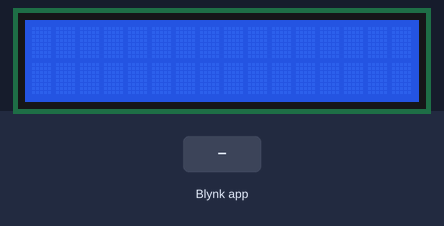
Bench run of a sketch on a simulated ESP8266 (NodeMCU). Parts: 16×2 character LCD. The test bench sets the inputs (shaded band). WiFi joins after 1.5 s; servers stay silent unless stated; what the sketch prints to the serial monitor is not drawn.

Above: at 3.0 s.
3.1 s: Blynk app writes 1 to V5
At 3.8 s:
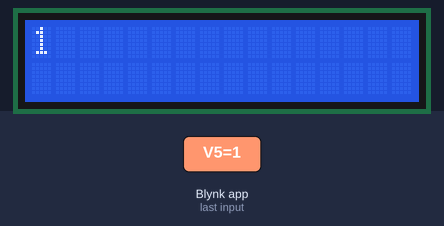
4.6 s: Blynk app writes 0 to V5
At 5.0 s:
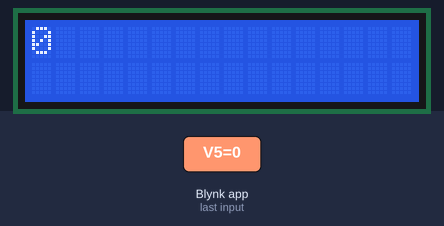
Timing chart, 0 to 7.6 s (numbered marks = the images above; inputs shaded):
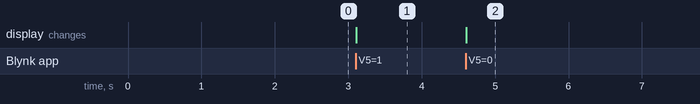

Measured:
- after the input at 3.1 s, the display: changes at once (image 1)
- after the input at 4.6 s, the display: changes at once (image 2)

The sketch:

blynkWithLCD_ESP8266.ino
```cpp
/***
 * WIRING LCD TO THE ESP8266
 * GND TO GND
 * VCC TO VIN
 * SDA TO GPIO4(D2)
 * SCL TO GPIO5(D1)
 */


/*************************************************************
  Download latest Blynk library here:
    https://github.com/blynkkk/blynk-library/releases/latest

  Blynk is a platform with iOS and Android apps to control
  Arduino, Raspberry Pi and the likes over the Internet.
  You can easily build graphic interfaces for all your
  projects by simply dragging and dropping widgets.

    Downloads, docs, tutorials: http://www.blynk.cc
    Sketch generator:           http://examples.blynk.cc
    Blynk community:            http://community.blynk.cc
    Follow us:                  http://www.fb.com/blynkapp
                                http://twitter.com/blynk_app

  Blynk library is licensed under MIT license
  This example code is in public domain.

 *************************************************************

  You’ll need:
   - Blynk App (download from AppStore or Google Play)
   - ESP8266 board
   - Decide how to connect to Blynk
     (USB, Ethernet, Wi-Fi, Bluetooth, ...)

  There is a bunch of great example sketches included to show you how to get
  started. Think of them as LEGO bricks  and combine them as you wish.
  For example, take the Ethernet Shield sketch and combine it with the
  Servo example, or choose a USB sketch and add a code from SendData
  example.
 *************************************************************/

/* Comment this out to disable prints and save space */
#define BLYNK_PRINT Serial


#include <ESP8266WiFi.h>
#include <BlynkSimpleEsp8266.h>

#include <LiquidCrystal_I2C.h>
#define BLYNK_PRINT Serial
#include <ESP8266WiFi.h>
#include <BlynkSimpleEsp8266.h>
LiquidCrystal_I2C lcd(0x27, 16,2);

// You should get Auth Token in the Blynk App.
// Go to the Project Settings (nut icon).

char auth[] = "07dTWgjSLiIhLQSBmGJZlvNIZsAfapeS";
String Text1;
String Text2;
// Your WiFi credentials.
// Set password to "" for open networks.
char ssid[] = "R1B_Access_Point";
char pass[] = "Qwerty162231";

void setup()
{
  // Debug console
  lcd.begin();
  lcd.backlight();
  Serial.begin(9600);

  Blynk.begin(auth, ssid, pass);
  // You can also specify server:
  //Blynk.begin(auth, ssid, pass, "blynk-cloud.com", 80);
  //Blynk.begin(auth, ssid, pass, IPAddress(192,168,1,100), 8080);
}

BLYNK_WRITE(V5)
{
//  int pinValue = param.asInt();
  lcd.clear();
  Serial.println(param.asStr());
  Text1 = param.asStr();
}

BLYNK_WRITE(V6)
{
  lcd.clear();
  Serial.println(param.asStr());
  Text2 = param.asStr();

}

void loop()
{
  Blynk.run();
// fix this code first
//  lcd.clear();
//  lcd.setCursor(0,0);
//  lcd.print("Connected!");
//  delay(2000);
  lcd.setCursor(0,0);
  lcd.print(Text1);
  lcd.setCursor(0,1);
  lcd.print(Text2);

  // You can inject your own code or combine it with other sketches.
  // Check other examples on how to communicate with Blynk. Remember
  // to avoid delay() function!
}
```
